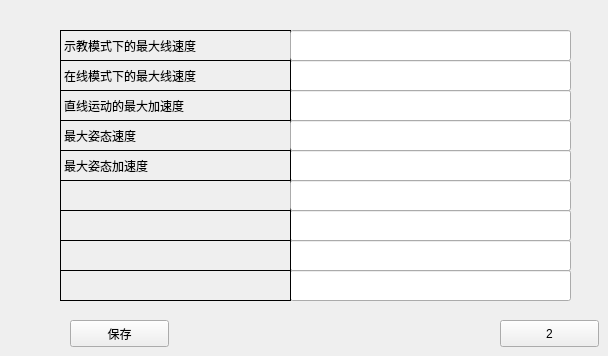
      <widget class="QWidget" name="page_19">
       <widget class="QLineEdit" name="lineEdit_102">
        <property name="geometry">
         <rect>
          <x>290</x>
          <y>210</y>
          <width>281</width>
          <height>31</height>
         </rect>
        </property>
       </widget>
       <widget class="QLineEdit" name="lineEdit_103">
        <property name="geometry">
         <rect>
          <x>290</x>
          <y>90</y>
          <width>281</width>
          <height>31</height>
         </rect>
        </property>
       </widget>
       <widget class="QLabel" name="label_146">
        <property name="geometry">
         <rect>
          <x>60</x>
          <y>180</y>
          <width>231</width>
          <height>31</height>
         </rect>
        </property>
        <property name="frameShape">
         <enum>QFrame::Panel</enum>
        </property>
        <property name="text">
         <string/>
        </property>
       </widget>
       <widget class="QLineEdit" name="lineEdit_104">
        <property name="geometry">
         <rect>
          <x>290</x>
          <y>150</y>
          <width>281</width>
          <height>31</height>
         </rect>
        </property>
       </widget>
       <widget class="QPushButton" name="pushButton_51">
        <property name="geometry">
         <rect>
          <x>500</x>
          <y>320</y>
          <width>99</width>
          <height>27</height>
         </rect>
        </property>
        <property name="text">
         <string>2</string>
        </property>
       </widget>
       <widget class="QLineEdit" name="lineEdit_131">
        <property name="geometry">
         <rect>
          <x>290</x>
          <y>270</y>
          <width>281</width>
          <height>31</height>
         </rect>
        </property>
       </widget>
       <widget class="QLabel" name="label_147">
        <property name="geometry">
         <rect>
          <x>60</x>
          <y>150</y>
          <width>231</width>
          <height>31</height>
         </rect>
        </property>
        <property name="frameShape">
         <enum>QFrame::Panel</enum>
        </property>
        <property name="text">
         <string>最大姿态加速度</string>
        </property>
       </widget>
       <widget class="QLabel" name="label_148">
        <property name="geometry">
         <rect>
          <x>60</x>
          <y>120</y>
          <width>231</width>
          <height>31</height>
         </rect>
        </property>
        <property name="frameShape">
         <enum>QFrame::Panel</enum>
        </property>
        <property name="text">
         <string>最大姿态速度</string>
        </property>
       </widget>
       <widget class="QLineEdit" name="lineEdit_105">
        <property name="geometry">
         <rect>
          <x>290</x>
          <y>120</y>
          <width>281</width>
          <height>31</height>
         </rect>
        </property>
       </widget>
       <widget class="QPushButton" name="pushButton_53">
        <property name="geometry">
         <rect>
          <x>70</x>
          <y>320</y>
          <width>99</width>
          <height>27</height>
         </rect>
        </property>
        <property name="text">
         <string>保存</string>
        </property>
       </widget>
       <widget class="QLabel" name="label_149">
        <property name="geometry">
         <rect>
          <x>60</x>
          <y>210</y>
          <width>231</width>
          <height>31</height>
         </rect>
        </property>
        <property name="frameShape">
         <enum>QFrame::Panel</enum>
        </property>
        <property name="text">
         <string/>
        </property>
       </widget>
       <widget class="QLineEdit" name="lineEdit_106">
        <property name="geometry">
         <rect>
          <x>290</x>
          <y>60</y>
          <width>281</width>
          <height>31</height>
         </rect>
        </property>
       </widget>
       <widget class="QLineEdit" name="lineEdit_107">
        <property name="geometry">
         <rect>
          <x>290</x>
          <y>240</y>
          <width>281</width>
          <height>31</height>
         </rect>
        </property>
       </widget>
       <widget class="QLabel" name="label_150">
        <property name="geometry">
         <rect>
          <x>60</x>
          <y>90</y>
          <width>231</width>
          <height>31</height>
         </rect>
        </property>
        <property name="frameShape">
         <enum>QFrame::Panel</enum>
        </property>
        <property name="text">
         <string>直线运动的最大加速度</string>
        </property>
       </widget>
       <widget class="QLabel" name="label_151">
        <property name="geometry">
         <rect>
          <x>60</x>
          <y>240</y>
          <width>231</width>
          <height>31</height>
         </rect>
        </property>
        <property name="frameShape">
         <enum>QFrame::Panel</enum>
        </property>
        <property name="text">
         <string/>
        </property>
       </widget>
       <widget class="QLabel" name="label_152">
        <property name="geometry">
         <rect>
          <x>60</x>
          <y>270</y>
          <width>231</width>
          <height>31</height>
         </rect>
        </property>
        <property name="frameShape">
         <enum>QFrame::Panel</enum>
        </property>
        <property name="text">
         <string/>
        </property>
       </widget>
       <widget class="QLineEdit" name="lineEdit_108">
        <property name="geometry">
         <rect>
          <x>290</x>
          <y>180</y>
          <width>281</width>
          <height>31</height>
         </rect>
        </property>
       </widget>
       <widget class="QLabel" name="label_153">
        <property name="geometry">
         <rect>
          <x>60</x>
          <y>30</y>
          <width>231</width>
          <height>31</height>
         </rect>
        </property>
        <property name="frameShape">
         <enum>QFrame::Panel</enum>
        </property>
        <property name="text">
         <string>示教模式下的最大线速度</string>
        </property>
       </widget>
       <widget class="QLabel" name="label_154">
        <property name="geometry">
         <rect>
          <x>60</x>
          <y>60</y>
          <width>231</width>
          <height>31</height>
         </rect>
        </property>
        <property name="frameShape">
         <enum>QFrame::Panel</enum>
        </property>
        <property name="text">
         <string>在线模式下的最大线速度</string>
        </property>
       </widget>
       <widget class="QLineEdit" name="lineEdit_109">
        <property name="geometry">
         <rect>
          <x>290</x>
          <y>30</y>
          <width>281</width>
          <height>31</height>
         </rect>
        </property>
       </widget>
      </widget>
